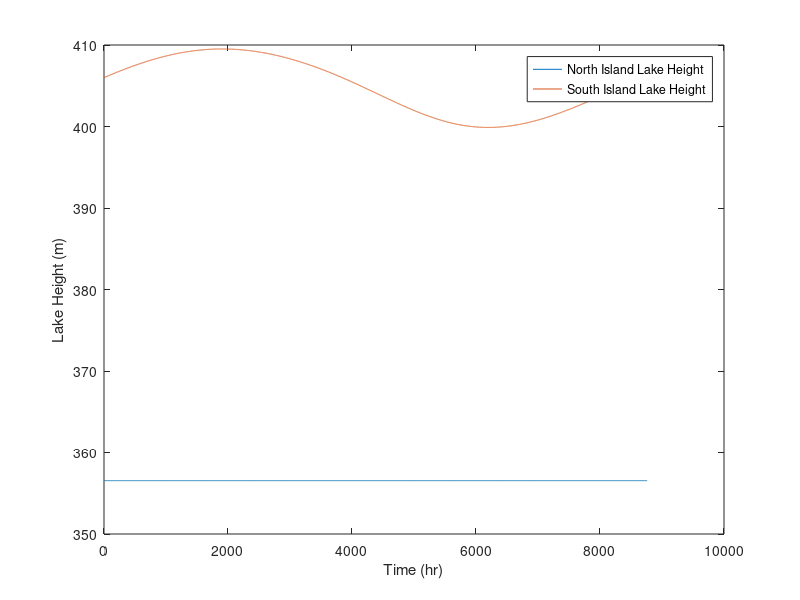
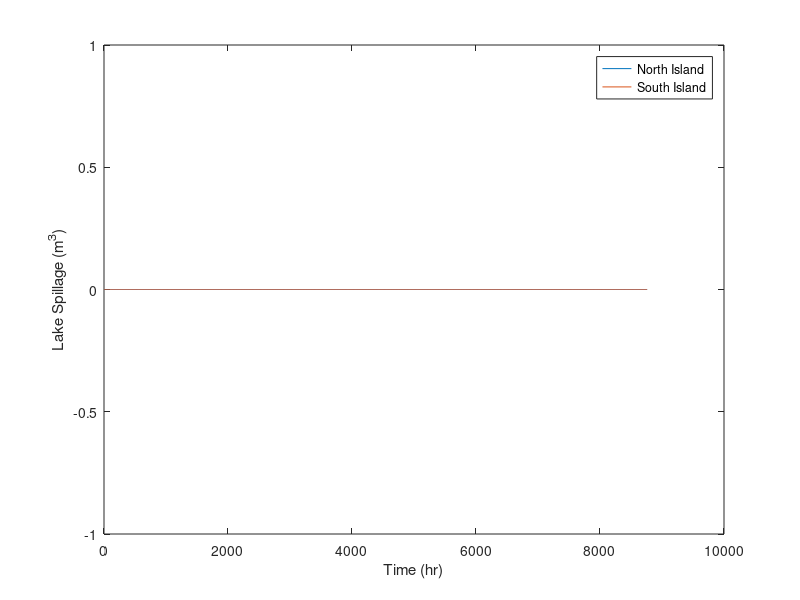

These figures' MATLAB source, in order:
% EMTH 171, Case Study 2
% Task 1
% Mass and Energy Balances Applied to Electricity Generation
% Eulers Method
% Logan Lee 

clear
clc
close all

% *************************************************************************
% Variables
% *************************************************************************
%------------------------ Global Variables --------------------------------
p = 998; % Density (kg/m^3)   
g = 9.81; % Gravity (m/s^2)
K = 1.55; % A constant (m^1.5/s)
L = 300; % Length of spillway wier (m)
mean = 5000; % Mean of normal distrubution
sd = 1000; % Standard Deviation
P_geo = 1525; % Geothermal Power (MW)
P_w = 4130; % Wind Power (MW)

% Pre allocating Arrays
h_NIArray = zeros(0,8761);
h_SIArray = zeros(0,8761);
dV_NIspillArray = zeros(0,8761);
dV_SIspillArray = zeros(0,8761);
dh_NIArray = zeros(0,8761);
dh_SIArray = zeros(0,8761);

%------------------ North Island Specific Variables -----------------------
A_NI = 620e6; % Area of lake North Island (m^2)
h_NIArray(1) = 356.55; % Height of North Island Lake (m)
h_NIgen = 80; % Generator height North Island (m)
P_NIw = P_w/2; % Wind Power in the North Island (MW)
h_NIw = 357.25; % North Island Wier hieght (m)

%------------------ South Island Specific Variables -----------------------
A_SI = 350e6; % South Island Lake Area (m^2)
P_SIw = P_w/2; % South Island Wind Power (MW)
h_SIArray(1) = 406; % Height of South Island Lake (m)
h_SIgen = 0; % Height of Generator South Island (m)
h_SIw = 410; % South Island wier height (m)

% *************************************************************************
% Euler's Method
% *************************************************************************
t0 = 0; % Initial time (s)
tf = 8760; % Final time (s)
tArray = t0 : tf; % Time array from initial to final Time
h = 1 * 3600; % Step size, 3600 for unit balancing

% Initialising the arrays for each equation with their inital values 
dV_NIspillArray(1) = 0; 
dV_SIspillArray(1) = 0;
dh_NIArray(1) = 356.55;
dh_SIArray(1) = 406;
 

for n = 2 : length(tArray)
    
    t = tArray(n-1);
    
    % North and South Island power demands
    P_NIdem = 4065 + 1.4e6*normpdf(t, mean, sd);
    P_SIdem = 1940;

    % North and South Island inlet flow Rate
    F_NIin = 345 + 73*sin((2*pi*(t-3624))/8760); 
    F_SIin = 593 - 183*sin((2*pi*(t-2320))/8760); 

    % North Island Flow generation
    F_NIgen = F_NIin;

    % Power Generated by hydro
    P_NIhydro = (0.9*F_NIgen*p*g*(h_NIArray(n-1) - h_NIgen))/1e6;

    % Capacity Factor of wind turbines
    CF = 0.41 + 0.12*sin((2*pi*(t - 5660))/8760);

    % Total Power produced on North Island
    P_NItot = P_NIhydro + P_geo + P_NIw*CF;

    % Electrical power balance for the Islands
    P_HVDC = P_NIdem - P_NItot;

    % The amount of hydro power required for South Island
    P_SIhydro = P_SIdem + P_HVDC - P_SIw*CF;

    % Generating flow rate for South Island
    F_SIgen = ((P_SIhydro*1e6)/(0.9*p*g*(h_SIArray(n-1))));

    % Spillway flow for each lake
    %North Island
    if h_NIArray(n-1) > h_NIw
        F_NIspill = K*L*(h_NIArray(n-1) - h_NIw)^1.5;
    else
        F_NIspill = 0;
    end
    %South Island
    if h_SIArray(n-1) > h_SIw
        F_SIspill = K*L*(h_SIArray(n-1) - h_SIw)^1.5;
    else
        F_SIspill = 0;
    end

    % The differential Equations
    dV_NIspill = F_NIspill; % Spill Volume of the North Island (m^3)
    dV_SIspill = F_SIspill; % Spill Volume of the South Island (m^3)
    dh_NI = (F_NIin - F_NIgen - F_NIspill)/A_NI; % Lake Height of North Island (mm)
    dh_SI = (F_SIin - F_SIgen - F_SIspill)/A_SI; % Lake Height of South Island (mm)
    
    h_NIArray(n) = h_NIArray(n-1) + dh_NI*3600;
    h_SIArray(n) = h_SIArray(n-1) + dh_SI*3600;
    
    dV_NIspillArray(n) = dV_NIspillArray(n-1) + h*dV_NIspill;
    dV_SIspillArray(n) = dV_SIspillArray(n-1) + h*dV_SIspill;
    dh_NIArray(n) = dh_NIArray(n-1) + h*dh_NI;
    dh_SIArray(n) = dh_SIArray(n-1) + h*dh_SI;
end

h_NImin = min(h_NIArray); % Minimum height of the North Island lake
h_SImin = min(h_SIArray); % Minimum height of the South Island lake

V_NIspilled = max(dV_NIspillArray); % Volume spilled from North Island
V_SIspilled = max(dV_SIspillArray); % Volume spilled from South Island

% *************************************************************************
% Plotting and printing the data
% *************************************************************************

% Lake heights plot
figure(1)
plot(tArray, dh_NIArray, tArray, dh_SIArray) 
legend("North Island Lake Height", "South Island Lake Height")
xlabel("Time (hr)")
ylabel("Lake Height (m)")

% Lake spillage plot
figure(2)
plot(tArray, dV_NIspillArray, tArray, dV_SIspillArray);
legend("North Island", "South Island")
xlabel("Time (hr)")
ylabel("Lake Spillage (m^3)")

h_minFormat = 'The minimum heights for each lake:\n North Island = %1.3f (m)\n SouthIsland = %2.3f (m)\n';
fprintf(h_minFormat,h_NImin, h_SImin);
disp(' ');
V_spillFormat = 'The Volume spilled from each lake:\n North Island = %1.3f (m^3)\n South Island = %2.3f (m^3)\n';
fprintf(V_spillFormat, V_NIspilled, V_SIspilled);
